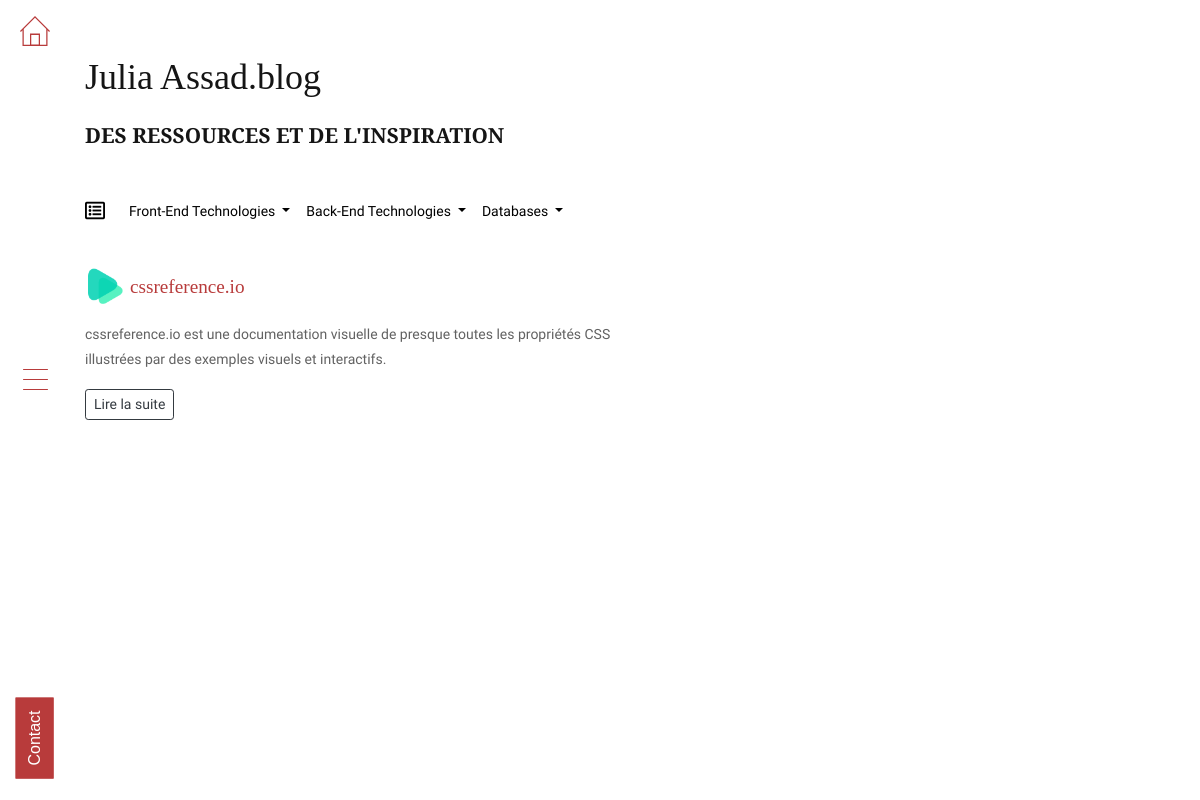
Page /Blog/categorie/css on the committed database.
### tables this page shows
CREATE TABLE `article_categories` (
  `id` int(11) NOT NULL,
  `article_id` int(11) NOT NULL,
  `category_id` int(11) NOT NULL
);

CREATE TABLE `articles` (
  `article_id` int(11) NOT NULL,
  `article_title` varchar(255) NOT NULL,
  `article_content` text NOT NULL,
  `article_excerpt` text NOT NULL,
  `article_image` varchar(255) NOT NULL,
  `article_url` text NOT NULL,
  `article_slug` varchar(255) NOT NULL,
  `is_published` tinyint(1) NOT NULL DEFAULT '0'
);

### app/libraries/Core.php (called while the page is built, shortened)
<?php
class Core
{
 protected $currentMethod = 'Index';
 public function __construct()
 {
  $url = $this->getUrl();
  if (file_exists('../app/controllers/' . ucwords($url[0]) . '.php')) {
   unset($url[0]);
  }
  $this->currentController = new $this->currentController;
  if (isset($url[1])) {
   if (method_exists($this->currentController, $url[1])) {
    $this->currentMethod = $url[1];
    unset($url[1]);
   }
  }
  $this->params = $url ? array_values($url) : [];
  call_user_func_array([$this->currentController, $this->currentMethod], $this->params);
 }
 public function getUrl()
 {
  if (isset($_GET['url'])) {
   $url = rtrim($_GET['url'], '/');
   $url = filter_var($url, FILTER_SANITIZE_URL);
   $url = explode('/', $url);
   return $url;
  }
 }
}

### build/index.php (called while the page is built, shortened)
<?php
$init = new Core;

### app/libraries/Database.php (called while the page is built, shortened)
<?php
class Database
{
 private $host = DB_HOST;
 private $user = DB_USER;
 private $pass = DB_PASS;
 private $dbname = DB_NAME;
 private $dbh;
 private $stmt;
 public function __construct()
 {
  $dsn = 'mysql:host=' . $this->host . ';dbname=' . $this->dbname;
  $options = array(
   PDO::ATTR_PERSISTENT => true,
   PDO::ATTR_ERRMODE => PDO::ERRMODE_EXCEPTION,
  );
  try {
   $this->dbh = new PDO($dsn, $this->user, $this->pass, $options);
  } catch (PDOException $e) {
   $this->error = $e->getMessage();
   echo $this->error;
  }}
 public function query($sql)
 {
  $this->stmt = $this->dbh->prepare($sql);
 }
 public function bind($param, $value, $type = null)
 {
  if (is_null($type)) {
   switch (true) {
    default:
     $type = PDO::PARAM_STR;
   }
  }
  $this->stmt->bindValue($param, $value, $type);
 }
 public function execute()
 {
  return $this->stmt->execute();
 }
 public function resultSet()
 {
  $this->execute();
  return $this->stmt->fetchAll(PDO::FETCH_OBJ);
 }
}

### app/models/Blogmodel.php (called while the page is built, shortened)
<?php
class Blogmodel
{
    private $db;
    public function __construct()
    {
        $this->db = new Database;
    }
    public function getArticlesbyCategoryName($nameSlug)
    {
        $this->db->query('SELECT * FROM articles INNER JOIN article_categories on article_categories.article_id = articles.article_id INNER JOIN categories on categories.category_id = article_categories.category_id WHERE articles.is_published = 1 AND categories.category_name_slug = :slug');
        $this->db->bind(':slug', $nameSlug);
        $results = $this->db->resultSet();
        return $results;
    }
}

### app/views/front/pages/category.php (the view, shortened to what this page needs)
<?php require APPROOT . '/views/inc/header.php';?>
<?php require APPROOT . '/views/inc/sidenav.php';?>
<div id="main" class="main-container">
    <section class="blog">
        <div class="container-fluid">
            <div class="row">
                <div class="col-sm-12">
                    <h2 class="mb-4">Julia Assad.blog</h2>
                    <h3 class="blog--title">Des Ressources et de l'inspiration</h3>
                    <nav class="navbar navbar-expand-sm mb-4 justify-content-start">
                        <a class="navbar-brand" href="<?php echo URLROOT;?>/Blog"><i class="far fa-list-alt"></i></a>
                        <div class="collapse navbar-collapse" id="navbarSupportedContent">
                            <ul class="navbar-nav ">
                                <li class="nav-item dropdown">
                                    <a class="nav-link dropdown-toggle" href="#" id="navbarDropdown" role="button"
                                        data-toggle="dropdown" aria-haspopup="true" aria-expanded="false">
                                        Front-End Technologies
                                    </a>
                                </li>
                                <li class="nav-item dropdown">
                                    <a class="nav-link dropdown-toggle" href="#" id="navbarDropdown" role="button"
                                        data-toggle="dropdown" aria-haspopup="true" aria-expanded="false">
                                        Back-End Technologies
                                    </a>
                                </li>
                                <li class="nav-item dropdown">
                                    <a class="nav-link dropdown-toggle" href="#" id="navbarDropdown" role="button"
                                        data-toggle="dropdown" aria-haspopup="true" aria-expanded="false">
                                        Databases
                                    </a>
                                </li>
                        </div>
                    </nav>
                    <div class="row align-items-start mt-3">
                        <?php if($data['articles']):?>
                        <?php foreach($data['articles'] as $article):?>
                        <div class="col-md-6">
                            <div class="article">
                                <div class="article--meta">
                                    <img class="article--image img-fluid"
                                        src="<?php echo URLROOT; ?>/uploads/<?php echo $article->article_image; ?>"
                                        alt="">
                                    <h3 class="article--title"><a href="<?php echo $article->article_url; ?>"
                                            target="blank"><?php echo $article->article_title; ?></a></h3>
                                </div>
                                <div class="article--excerpt">
                                    <p><?php echo $article->article_excerpt; ?></p>
                                </div>
                                <a href="<?php echo URLROOT; ?>/Blog/article/<?php echo $article->article_slug; ?>"
                                    class="btn btn-sm btn-outline-dark">Lire la suite</a>
                            </div>
                        </div>
                        <?php endforeach;?>
                        <?php else:?>
                        <div class="col-12">
                            <p>Pas d'articles pour l'instant</p>
                        </div>
                        <?php endif;?>
                    </div>
                </div>
            </div>
        </div>
    </section>
</div>
<?php require APPROOT . '/views/inc/footer.php';?>

### rows in the picture
article_categories: article.article_image (picture), article.article_title "cssreference.io", article.article_excerpt "cssreference.io est une documentation visuelle de presque toutes les propriétés CSS illustrées par des exemples visuels et interactifs."
